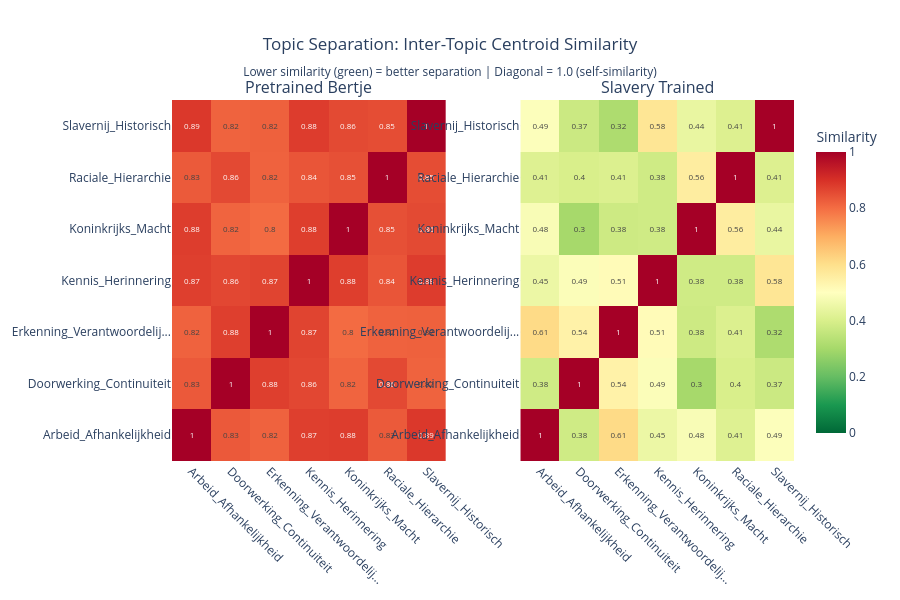

Notebook source saved alongside this figure:
### Code cell
# ============================================================
# CELL 9.12: TOPIC SEPARATION HEATMAP (Confusion Matrix)
# ============================================================

if VIZ_AVAILABLE and len(dict_embeddings) > 0:
    print(f"\n{'='*70}")
    print("VISUALIZATION 9.12: Topic Separation Heatmap")
    print(f"{'='*70}")

    # --------------------------------------------------------
    # 1. Calculate Inter-Topic Similarity Matrices
    # --------------------------------------------------------

    print(f"\n1️⃣  Calculating inter-topic similarities...")

    similarity_matrices = {}

    for model_name in ['pretrained_bertje', 'slavery_trained', 'policy_trained']:
        if model_name not in dict_embeddings:
            continue

        print(f"\n{model_name}:")

        embeddings = dict_embeddings[model_name]

        # Calculate topic centroids
        topic_centroids = {}
        for topic in topics:
            topic_mask = df_dict['topic'] == topic
            topic_embeddings = embeddings[topic_mask]

            if len(topic_embeddings) > 0:
                topic_centroids[topic] = topic_embeddings.mean(axis=0)

        # Calculate pairwise cosine similarities between centroids
        n_topics = len(topics)
        similarity_matrix = np.zeros((n_topics, n_topics))

        for i, topic_i in enumerate(topics):
            for j, topic_j in enumerate(topics):
                if topic_i in topic_centroids and topic_j in topic_centroids:
                    centroid_i = topic_centroids[topic_i].reshape(1, -1)
                    centroid_j = topic_centroids[topic_j].reshape(1, -1)

                    sim = cosine_similarity(centroid_i, centroid_j)[0, 0]
                    similarity_matrix[i, j] = sim

        similarity_matrices[model_name] = similarity_matrix

        # Report most confused topic pairs
        # (excluding diagonal, find highest similarities)
        off_diagonal_mask = ~np.eye(n_topics, dtype=bool)
        off_diagonal_sims = similarity_matrix[off_diagonal_mask]

        top_confusions_idx = np.argsort(off_diagonal_sims)[-3:][::-1]

        # Map back to topic pairs
        confusion_pairs = []
        idx = 0
        for i in range(n_topics):
            for j in range(n_topics):
                if i != j:
                    if idx in top_confusions_idx:
                        confusion_pairs.append((topics[i], topics[j], similarity_matrix[i, j]))
                    idx += 1

        print(f"  Top 3 most confused topic pairs:")
        for topic_i, topic_j, sim in confusion_pairs:
            print(f"    {topic_i[:30]:30s} ↔ {topic_j[:30]:30s}: {sim:.3f}")

    if len(similarity_matrices) == 0:
        print("\n   ⚠ No models available for separation analysis")
        VIZ_AVAILABLE = False
    else:
        print(f"\n   ✓ Calculated similarity matrices for {len(similarity_matrices)} models")

        # --------------------------------------------------------
        # 2. Create Heatmap Subplots
        # --------------------------------------------------------

        print(f"\n2️⃣  Creating heatmap visualization...")

        n_models = len(similarity_matrices)

        fig = make_subplots(
            rows=1, cols=n_models,
            subplot_titles=[m.replace('_', ' ').title() for m in similarity_matrices.keys()],
            horizontal_spacing=0.12
        )

        model_labels = {
            'pretrained_bertje': 'Pretrained',
            'slavery_trained': 'Slavery-trained',
            'policy_trained': 'Policy-trained'
        }

        # Shorten topic labels for display
        topic_labels_short = [t[:25] + '...' if len(t) > 25 else t for t in topics]

        for col_idx, (model_name, sim_matrix) in enumerate(similarity_matrices.items(), start=1):
            # Create heatmap
            heatmap = go.Heatmap(
                z=sim_matrix,
                x=topic_labels_short,
                y=topic_labels_short,
                colorscale='RdYlGn_r',  # Red = high similarity (confused), Green = low (distinct)
                zmin=0,
                zmax=1,
                text=np.round(sim_matrix, 2),
                texttemplate='%{text}',
                textfont={"size": 8},
                colorbar=dict(
                    title="Similarity",
                    x=1.02 if col_idx == n_models else None,
                    len=0.9
                ) if col_idx == n_models else None,
                showscale=(col_idx == n_models),  # Only show colorbar on last subplot
                hovertemplate='%{y} ↔ %{x}<br>Similarity: %{z:.3f}<extra></extra>'
            )

            fig.add_trace(heatmap, row=1, col=col_idx)

            # Update axes
            fig.update_xaxes(tickangle=45, row=1, col=col_idx)

        # Update layout
        fig.update_layout(
            title={
                'text': "Topic Separation: Inter-Topic Centroid Similarity<br><sub>Lower similarity (green) = better separation | Diagonal = 1.0 (self-similarity)</sub>",
                'x': 0.5,
                'xanchor': 'center'
            },
            height=600,
            template='plotly_white'
        )

        # --------------------------------------------------------
        # 3. Display & Save
        # --------------------------------------------------------

        if SHOW_IN_NOTEBOOK:
            fig.show()

        if SAVE_INTERACTIVE:
            output_path = visuals_dir / 'topic_separation_heatmap.html'
            fig.write_html(str(output_path))
            print(f"   ✓ Saved interactive: {output_path.name}")

        if SAVE_STATIC:
            output_path = visuals_dir / 'topic_separation_heatmap.png'
            fig.write_image(str(output_path), width=1800, height=800, scale=2)
            print(f"   ✓ Saved static: {output_path.name}")

        # --------------------------------------------------------
        # 4. Calculate Separation Improvement
        # --------------------------------------------------------

        if 'pretrained_bertje' in similarity_matrices and 'policy_trained' in similarity_matrices:
            print(f"\n3️⃣  Analyzing separation improvement...")

            pre_matrix = similarity_matrices['pretrained_bertje']
            post_matrix = similarity_matrices['policy_trained']

            # Calculate average off-diagonal similarity (lower = better separation)
            n = len(topics)
            off_diag_mask = ~np.eye(n, dtype=bool)

            pre_avg_sim = pre_matrix[off_diag_mask].mean()
            post_avg_sim = post_matrix[off_diag_mask].mean()

            separation_improvement = ((post_avg_sim / pre_avg_sim) - 1) * 100

            print(f"\n   Pretrained avg inter-topic similarity: {pre_avg_sim:.3f}")
            print(f"   Policy-trained avg inter-topic similarity: {post_avg_sim:.3f}")
            print(f"   Separation improvement: {separation_improvement:+.1f}%")

            if separation_improvement < -10:
                print(f"   ✓ GOOD: Topics more distinct after training")
            elif separation_improvement < 0:
                print(f"   ⚠ MODERATE: Slight improvement")
            else:
                print(f"   ❌ CONCERN: Topics less distinct after training")

        print(f"\n{'='*70}")
        print("TOPIC SEPARATION COMPLETE")
        print(f"{'='*70}")

else:
    print("\n⊘ Skipping topic separation heatmap - no embeddings available")

### Figure 1 — Plotly figure (JSON) as saved in the notebook; plotly's stock layout.template omitted (floating-point values rounded to 4 significant figures)
{"data": [{"colorscale": [[0, "rgb(0,104,55)"], [0.1, "rgb(26,152,80)"], [0.2, "rgb(102,189,99)"], [0.3, "rgb(166,217,106)"], [0.4, "rgb(217,239,139)"], [0.5, "rgb(255,255,191)"], [0.6, "rgb(254,224,139)"], [0.7, "rgb(253,174,97)"], [0.8, "rgb(244,109,67)"], [0.9, "rgb(215,48,39)"], [1, "rgb(165,0,38)"]], "hovertemplate": "%{y} ↔ %{x}<br>Similarity: %{z:.3f}<extra></extra>", "showscale": false, "text": [[1.0, 0.83, 0.82, 0.87, 0.88, 0.83, 0.89], [0.83, 1.0, 0.88, 0.86, 0.82, 0.86, 0.82], [0.82, 0.88, 1.0, 0.87, 0.8, 0.82, 0.82], [0.87, 0.86, 0.87, 1.0, 0.88, 0.84, 0.88], [0.88, 0.82, 0.8, 0.88, 1.0, 0.85, 0.86], [0.83, 0.86, 0.82, 0.84, 0.85, 1.0, 0.85], [0.89, 0.82, 0.82, 0.88, 0.86, 0.85, 1.0]], "textfont": {"size": 8}, "texttemplate": "%{text}", "type": "heatmap", "x": ["Arbeid_Afhankelijkheid", "Doorwerking_Continuiteit", "Erkenning_Verantwoordelij...", "Kennis_Herinnering", "Koninkrijks_Macht", "Raciale_Hierarchie", "Slavernij_Historisch"], "xaxis": "x", "y": ["Arbeid_Afhankelijkheid", "Doorwerking_Continuiteit", "Erkenning_Verantwoordelij...", "Kennis_Herinnering", "Koninkrijks_Macht", "Raciale_Hierarchie", "Slavernij_Historisch"], "yaxis": "y", "z": [[1.0, 0.8327, 0.8179, 0.8748, 0.879, 0.831, 0.8864], [0.8327, 1.0, 0.8754, 0.8624, 0.815, 0.8583, 0.8167], [0.8179, 0.8754, 1.0, 0.8678, 0.8034, 0.8185, 0.8199], [0.8748, 0.8624, 0.8678, 1.0, 0.8772, 0.8395, 0.8803], [0.879, 0.815, 0.8034, 0.8772, 1.0, 0.8474, 0.857], [0.831, 0.8583, 0.8185, 0.8395, 0.8474, 1.0, 0.8526], [0.8864, 0.8167, 0.8199, 0.8803, 0.857, 0.8526, 1.0]], "zmax": 1, "zmin": 0}, {"colorbar": {"len": 0.9, "title": {"text": "Similarity"}, "x": 1.02}, "colorscale": [[0, "rgb(0,104,55)"], [0.1, "rgb(26,152,80)"], [0.2, "rgb(102,189,99)"], [0.3, "rgb(166,217,106)"], [0.4, "rgb(217,239,139)"], [0.5, "rgb(255,255,191)"], [0.6, "rgb(254,224,139)"], [0.7, "rgb(253,174,97)"], [0.8, "rgb(244,109,67)"], [0.9, "rgb(215,48,39)"], [1, "rgb(165,0,38)"]], "hovertemplate": "%{y} ↔ %{x}<br>Similarity: %{z:.3f}<extra></extra>", "showscale": true, "text": [[1.0, 0.38, 0.61, 0.45, 0.48, 0.41, 0.49], [0.38, 1.0, 0.54, 0.49, 0.3, 0.4, 0.37], [0.61, 0.54, 1.0, 0.51, 0.38, 0.41, 0.32], [0.45, 0.49, 0.51, 1.0, 0.38, 0.38, 0.58], [0.48, 0.3, 0.38, 0.38, 1.0, 0.56, 0.44], [0.41, 0.4, 0.41, 0.38, 0.56, 1.0, 0.41], [0.49, 0.37, 0.32, 0.58, 0.44, 0.41, 1.0]], "textfont": {"size": 8}, "texttemplate": "%{text}", "type": "heatmap", "x": ["Arbeid_Afhankelijkheid", "Doorwerking_Continuiteit", "Erkenning_Verantwoordelij...", "Kennis_Herinnering", "Koninkrijks_Macht", "Raciale_Hierarchie", "Slavernij_Historisch"], "xaxis": "x2", "y": ["Arbeid_Afhankelijkheid", "Doorwerking_Continuiteit", "Erkenning_Verantwoordelij...", "Kennis_Herinnering", "Koninkrijks_Macht", "Raciale_Hierarchie", "Slavernij_Historisch"], "yaxis": "y2", "z": [[1.0, 0.3813, 0.6093, 0.4492, 0.4825, 0.4143, 0.4914], [0.3813, 1.0, 0.5433, 0.489, 0.3015, 0.3996, 0.3733], [0.6093, 0.5433, 1.0, 0.5137, 0.3772, 0.4083, 0.3152], [0.4492, 0.489, 0.5137, 1.0, 0.3814, 0.3813, 0.5808], [0.4825, 0.3015, 0.3772, 0.3814, 1.0, 0.5594, 0.4426], [0.4143, 0.3996, 0.4083, 0.3813, 0.5594, 1.0, 0.4093], [0.4914, 0.3733, 0.3152, 0.5808, 0.4426, 0.4093, 1.0]], "zmax": 1, "zmin": 0}], "layout": {"annotations": [{"font": {"size": 16}, "showarrow": false, "text": "Pretrained Bertje", "x": 0.22, "xanchor": "center", "xref": "paper", "y": 1, "yanchor": "bottom", "yref": "paper"}, {"font": {"size": 16}, "showarrow": false, "text": "Slavery Trained", "x": 0.78, "xanchor": "center", "xref": "paper", "y": 1, "yanchor": "bottom", "yref": "paper"}], "height": 600, "title": {"text": "Topic Separation: Inter-Topic Centroid Similarity<br><sub>Lower similarity (green) = better separation | Diagonal = 1.0 (self-similarity)</sub>", "x": 0.5, "xanchor": "center"}, "xaxis": {"anchor": "y", "domain": [0, 0.44], "tickangle": 45}, "xaxis2": {"anchor": "y2", "domain": [0.56, 1], "tickangle": 45}, "yaxis": {"anchor": "x", "domain": [0, 1]}, "yaxis2": {"anchor": "x2", "domain": [0, 1]}}}
